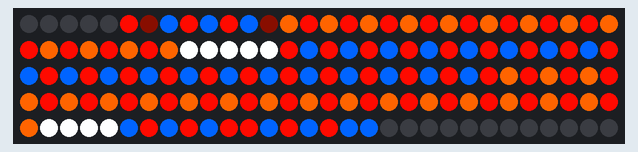
Recording of a program running on a simulated Raspberry Pi (BCM pin numbers). On the bench: 150 RGB LEDs in strip order, left to right, continuing on the next row.

Above: at 2.59 s.

The program:

LEDs.py
```python
#!/usr/bin/env python
# coding: utf-8

from time import sleep

import board
import neopixel

# Constants about the hardware
TOTAL_NUM_LIGHTS = 150
PIN = board.D18

# Initialise pixels
pixels = neopixel.NeoPixel(PIN, TOTAL_NUM_LIGHTS, auto_write=False)
pixels.fill((0, 0, 0))
pixels.show()

def fill_list(colour, list_of_pixel_locations: list[int]):
    for position in list_of_pixel_locations:
        pixels[position] = colour

# Constants about the "trick or treat" sign:
START = 5
END = 137

# The lines are in order, from the top right to the bottom left:
ARROW_LINE_TOP_RIGHT = list(range(6, 12))
SIGN_RIGHT = list(range(12, 23))
SIGN_BOTTOM = list(range(23, 38)) + list(range(83, 88))
SIGN_LIGHT_BOTTOM = list(range(38, 43))
ARROW_LINE_BOTTOM_RIGHT = list(range(43, 50))
ARROW_HEAD_SHORT_BOTTOM = list(range(50, 54))
ARROW_HEAD_LONG_BOTTOM = list(range(54, 63))
ARROW_POINT = [63]
ARROW_HEAD_LONG_TOP = list(range(64, 73))[::-1]
ARROW_HEAD_SHORT_TOP = list(range(73, 78))
ARROW_LINE_BOTTOM_LEFT = list(range(78, 83))[::-1]
SIGN_LEFT = list(range(88, 99))[::-1]
SIGN_TOP = list(range(99, 121))
SIGN_LIGHT_TOP = list(range(121, 125))
ARROW_LINE_TOP_LEFT = list(range(130, 124, -1))
ARROW_TOP_END = list(range(131, 137)) + [5, 137]

ARROW_ALL = (
    ARROW_LINE_TOP_RIGHT + ARROW_LINE_BOTTOM_RIGHT + ARROW_HEAD_SHORT_BOTTOM +
    ARROW_HEAD_LONG_BOTTOM + ARROW_POINT + ARROW_HEAD_LONG_TOP + ARROW_HEAD_SHORT_TOP +
    ARROW_LINE_BOTTOM_LEFT + ARROW_LINE_TOP_LEFT + ARROW_TOP_END
)

SIGN_ALL = (
    SIGN_RIGHT + SIGN_BOTTOM + SIGN_LEFT + SIGN_TOP
)

# Colours
BACKGROUND_COLOUR = (10, 1, 0)
DOT_COLOUR = (255, 10, 0)


def test_lights():
    fill_list((0, 200, 0), ARROW_TOP_END)
    fill_list((0, 200, 100), ARROW_LINE_TOP_LEFT)
    fill_list((200, 100, 0), ARROW_LINE_TOP_RIGHT)
    fill_list((0, 0, 255), SIGN_RIGHT)
    fill_list((0, 255, 0), SIGN_BOTTOM)
    fill_list((255, 255, 255), SIGN_LIGHT_BOTTOM)
    fill_list((255, 0, 0), ARROW_LINE_BOTTOM_RIGHT)
    fill_list((0, 0, 255), ARROW_HEAD_SHORT_BOTTOM)
    fill_list((0, 255, 0), ARROW_HEAD_LONG_BOTTOM)
    fill_list((255, 0, 0), ARROW_POINT)
    fill_list((0, 255, 0), ARROW_HEAD_LONG_TOP)
    fill_list((0, 0, 255), ARROW_HEAD_SHORT_TOP)
    fill_list((255, 0, 255), ARROW_LINE_BOTTOM_LEFT)
    fill_list((255, 0, 0), SIGN_LEFT)
    fill_list((0, 255, 0), SIGN_TOP)
    fill_list((255, 255, 255), SIGN_LIGHT_TOP)
    pixels.show()


def animate_top_end_arrow(i: int, dot_colour):
    fill_list(dot_colour, ARROW_TOP_END[3-i:i+5])


def animate_arrow(i: int, dot_colour=DOT_COLOUR, background_colour=BACKGROUND_COLOUR):
    fill_list(background_colour, ARROW_ALL)
    if 0 <= i < 4:
        animate_top_end_arrow(i, dot_colour)
    elif 4 <= i < 10:
        new_i = i - 4
        for lst in [ARROW_LINE_TOP_LEFT, ARROW_LINE_TOP_RIGHT]:
            position = lst[new_i]
            pixels[position] = dot_colour
    # Leave 14 steps for the dot to go "behind" the sign
    elif 23 <= i < 30:
        position_bottom = ARROW_LINE_BOTTOM_RIGHT[i - 23]
        pixels[position_bottom] = dot_colour
        if 25 <= i:
            position_top = ARROW_LINE_BOTTOM_LEFT[i - 25]
            pixels[position_top] = dot_colour
    elif i == 30:
        fill_list(dot_colour, ARROW_HEAD_SHORT_BOTTOM + ARROW_HEAD_SHORT_TOP)
    elif 31 <= i < 40:
        new_i = i - 31
        position_top = ARROW_HEAD_LONG_TOP[new_i]
        position_bottom = ARROW_HEAD_LONG_BOTTOM[new_i]
        pixels[position_top] = dot_colour
        pixels[position_bottom] = dot_colour
    elif i == 40:
        pixels[ARROW_POINT[0]] = dot_colour


def animate_sign_border(i: int, dot_colour=DOT_COLOUR, background_colour=BACKGROUND_COLOUR):
    fill_list(background_colour, SIGN_ALL)
    if i == 10:
        fill_list(dot_colour, SIGN_TOP)
    if 11 <= i < 22:
        new_i = i - 11
        position_left = SIGN_LEFT[new_i]
        position_right = SIGN_RIGHT[new_i]
        pixels[position_left] = dot_colour
        pixels[position_right] = dot_colour
    if i == 22:
        fill_list(dot_colour, SIGN_BOTTOM)


def sign_flash(step: int = 2):
    for i in range(15):
        # SIGN:
        fill_list(BACKGROUND_COLOUR, SIGN_ALL)
        positions_a = SIGN_ALL[i%2::step]
        positions_b = SIGN_ALL[(i%2)+1::step]
        fill_list((255, 100, 0), positions_a)
        fill_list(DOT_COLOUR, positions_b)

        # ARROW:
        fill_list(BACKGROUND_COLOUR, ARROW_ALL)
        positions_a = ARROW_ALL[i%2::step]
        positions_b = ARROW_ALL[(i%2)+1::step]
        fill_list((0, 100, 255), positions_a)
        fill_list((255, 10, 0), positions_b)

        pixels.show()
        sleep(0.1)


def main():
    # Turn on the "sign lights":
    fill_list((255, 255, 255), SIGN_LIGHT_TOP + SIGN_LIGHT_BOTTOM)

    # Animate dot moving down:
    for i in range(0, 41):
        animate_arrow(i)
        animate_sign_border(i)
        pixels.show()
        sleep(0.05)

    # Fun:
    sign_flash()


while True:
    main()
```
